Frame 1 (no input): blank canvas, image omitted
Frame 60 (the mouse pressed at the canvas centre just before this capture): blank canvas, image omitted
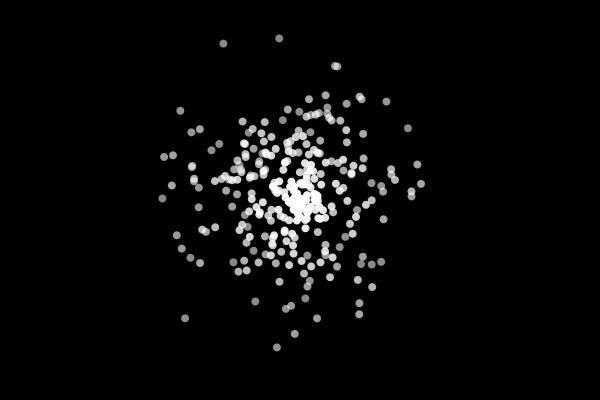
Frame 120 (the mouse held since frame 60 and released just before this capture)

The Processing sketch whose frames 1 and 60 were blank and that drew this single picture after the mouse press (run headless with seeded random() and noise(); from frame 60 on, the mouse is pressed at the canvas centre):

// Processing sketch: exampleparticle1
// ── exampleparticle1.pde
ArrayList<Particle> particles;

void setup() {
  size(600, 400);
  particles = new ArrayList<Particle>();
}

void draw() {
  background(0);
  
  // Create new particles at the mouse position when the mouse is pressed
  if (mousePressed) {
    for (int i = 0; i < 5; i++) {
      particles.add(new Particle(mouseX, mouseY));
    }
  }
  
  // Update and display particles
  for (int i = particles.size()-1; i >= 0; i--) {
    Particle p = particles.get(i);
    p.update();
    p.display();
    
    // Remove particle if its lifespan is over
    if (p.isDead()) {
      particles.remove(i);
    }
  }
}

class Particle {
  PVector pos;
  PVector vel;
  float lifespan;
  
  Particle(float x, float y) {
    pos = new PVector(x, y);
    // Give a random velocity to create spread
    vel = PVector.random2D();
    vel.mult(random(1, 3));
    lifespan = 255;  // Start with a full brightness lifespan
  }
  
  // Update the particle's position and reduce its lifespan
  void update() {
    pos.add(vel);
    lifespan -= 2;
  }
  
  // Draw the particle with transparency based on its lifespan
  void display() {
    noStroke();
    fill(255, lifespan);
    ellipse(pos.x, pos.y, 8, 8);
  }
  
  // Check if the particle is "dead"
  boolean isDead() {
    return lifespan < 0;
  }
}


////// P5.js version of the code above

// let particles = [];

// function setup() {
//   createCanvas(600, 400);
// }

// function draw() {
//   background(0);
  
//   // Create new particles at the mouse position when the mouse is pressed
//   if (mouseIsPressed) {
//     for (let i = 0; i < 5; i++) {
//       particles.push(new Particle(mouseX, mouseY));
//     }
//   }
  
//   // Update and display particles
//   for (let i = particles.length - 1; i >= 0; i--) {
//     let p = particles[i];
//     p.update();
//     p.display();
    
//     // Remove particle if its lifespan is over
//     if (p.isDead()) {
//       particles.splice(i, 1);
//     }
//   }
// }

// class Particle {
//   constructor(x, y) {
//     this.pos = createVector(x, y);
//     // Give a random velocity to create spread
//     this.vel = p5.Vector.random2D();
//     this.vel.mult(random(1, 3));
//     this.lifespan = 255;  // Start with a full brightness lifespan
//   }
  
//   // Update the particle's position and reduce its lifespan
//   update() {
//     this.pos.add(this.vel);
//     this.lifespan -= 2;
//   }
  
//   // Draw the particle with transparency based on its lifespan
//   display() {
//     noStroke();
//     fill(255, this.lifespan);
//     ellipse(this.pos.x, this.pos.y, 8, 8);
//   }
  
//   // Check if the particle is "dead"
//   isDead() {
//     return this.lifespan < 0;
//   }
// }
